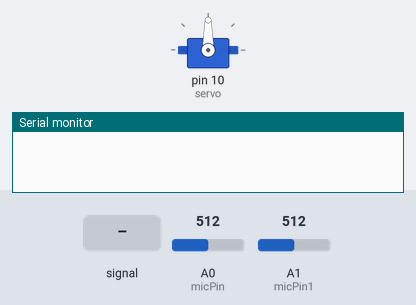
A sketch run on a simulated Arduino Uno, built with avr-gcc and run on an emulated ATmega328P. Parts: servo, the last lines printed to the serial monitor. The test bench sets the inputs (shaded band); at power-on: A0 (micPin) = 512, A1 (micPin1) = 512.

Above: at 1.2 s.
1.3 s: A1 (micPin1) fed a 200 Hz sine of ±81 counts around its level
At 2.5 s:
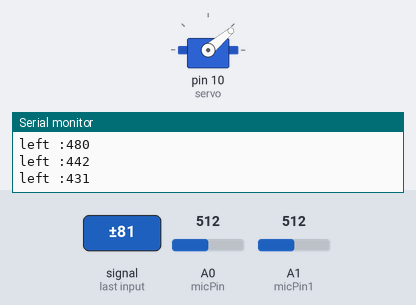
2.8 s: A0 (micPin) fed a 200 Hz sine of ±81 counts around its level
At 4.1 s:
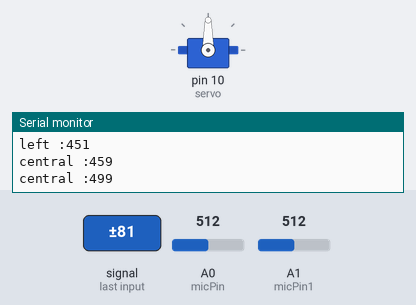
5.8 s: A0 (micPin) set to 490
7.3 s: A1 (micPin1) set to 490
10.3 s: A1 (micPin1) set to 510
At 10.9 s:
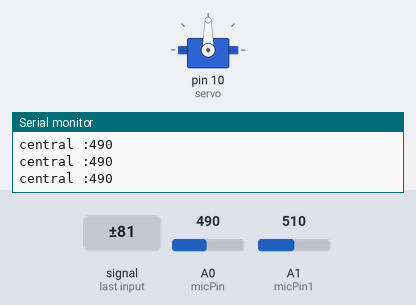
11.8 s: A1 (micPin1) set to 306
At 12.7 s:
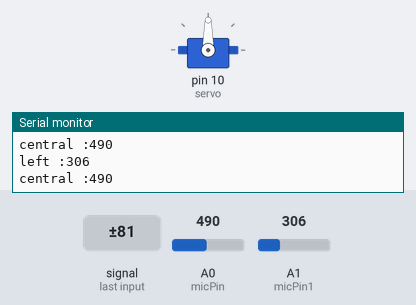
Timing chart, 0 to 15.8 s (numbered marks = the images above; inputs shaded):
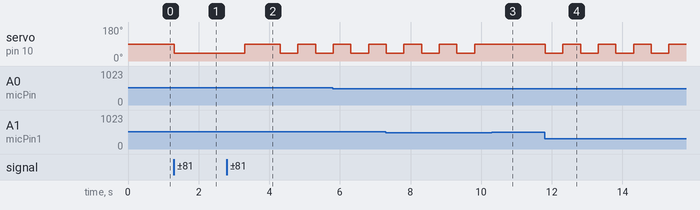

Measured:
- after the input at 1.3 s, servo on pin 10 (servo): 90° → 40° at once
- after the input at 2.8 s, servo on pin 10 (servo): 40° → 90° after 0.51 s, → 40° 1.0 s later, → 90° 0.50 s later, → 40° 0.50 s later
- after the input at 10.3 s, servo on pin 10 (servo): stays 90° (without the input it goes to 40° after 0.01 s)
- after the input at 11.8 s, servo on pin 10 (servo): alternates 90° for 0.50 s and 40° for 0.50 s, starting at once

The sketch:

micPlusServo.ino
```cpp
#include <Servo.h>

const int micPin = A0; // задаём пин, куда подключён микрофон
const int micPin1 = A1;
const int micPin2 = A2;


Servo servo;

void setup() {
  Serial.begin(9600); // инициализация послед. порта

  servo.attach(10);
  servo.write(90);
  servo.detach();
}

  void loop() {
  int micro = 0;
  int left = analogRead(micPin1);
//  int right = analogRead(micPin2);
  int central = analogRead(micPin);
  if(left < 500) {

      Serial.print(  "left :");
      Serial.println(left);
      micro = 1;
      servo.attach(10);
      servo.write(40);
      servo.detach();
      delay(500);

  }
//  if(right < 500)
//  {
//
//      Serial.print(  "right :");
//      Serial.println(right);
//      micro = 2;
//      servo.attach(10);
//      servo.write(140);
//      servo.detach(10);
//      delay(500);
//
//  }

  if(central < 500)

  {

      micro = 3;
      Serial.print(  "central :");
      Serial.println(central);
      servo.attach(10);
      servo.write(90);
      servo.detach();
      delay(500);
  }

}
```
